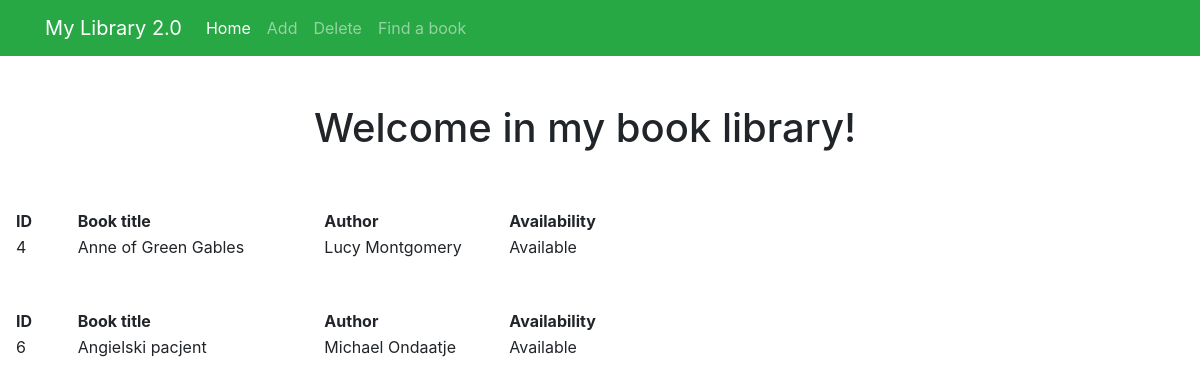
The page / on the database its author committed.
### app/models.py (models this page shows, shortened)
class Book(db.Model):
    __tablename__  = 'book'
    id = db.Column(db.Integer, primary_key = True)
    title = db.Column(db.String(100), index = True)
    authors = db.relationship('Author', secondary = book_author, backref ='books', lazy = 'dynamic')
    is_available = db.Column(db.Boolean, default=True)

class Author(db.Model):
    __tablename__ = 'author'
    id = db.Column(db.Integer, primary_key = True)
    name = db.Column(db.String(100), unique = False)
    lastName = db.Column(db.String(100), unique = False)
    def __str__(self):
        return f'{self.name} {self.lastName}'

### app/routes.py (the view)
@app.route("/")
def index():
    all_books = Book.query.all()
    return render_template("homepage.html", all_books=all_books)

### app/templates/homepage.html
{% extends "index.html" %}
{% block content %}
<div class="row">
    <div class="col-lg-12 text-center">
        <h1 class="mt-5">Welcome in my book library!</h1>
    </div>
</div>
{% for book in all_books %}
<div class="col-lg-12 mt-5">
    <table class="col-lg-12 mt-2" style="width:50%">
        <tr>
          <th style="width:10%">ID</th>
          <th style="width:40%">Book title</th>
          <th style="width:30%">Author</th>
          <th style="width:10%">Availability</th>
        </tr>
        <tr>
          <td>{{book.id}}</td>
          <td>{{book.title}}</td>
          <td>{% for author in book.authors.all() %} {{author}} {% endfor %}</td>
          <td>{% if book.is_available %} Available {% else %} Unavailable {% endif %}</td>
        </tr>
      </table>
</div>
{% endfor %}
{% endblock %}

### app/static/style.css (style rules this page uses)
div { width: 100%; }

### rows shown on the page
Book: id "4", title "Anne of Green Gables", is_available "Available"
Author: name+lastName "Lucy Montgomery"
Book: id "6", title "Angielski pacjent", is_available "Available"
Author: name+lastName "Michael Ondaatje"
